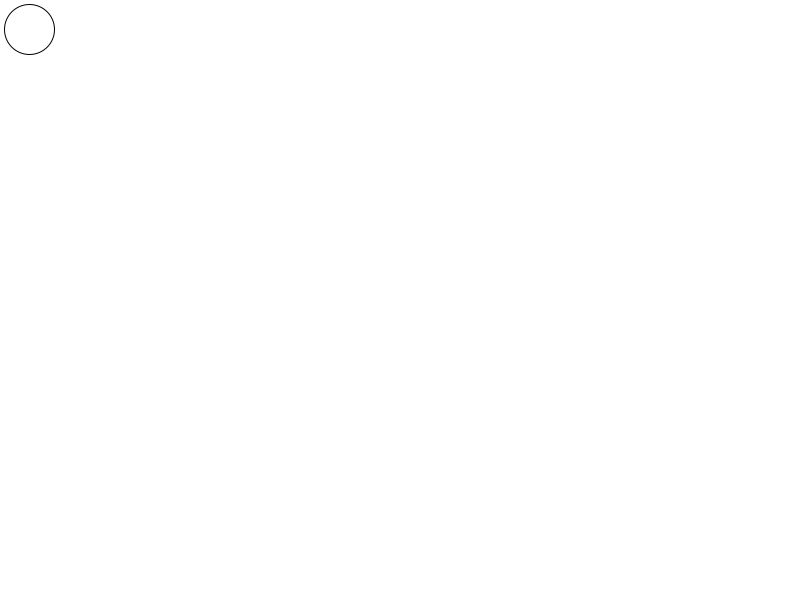
Frame 1 (no input)
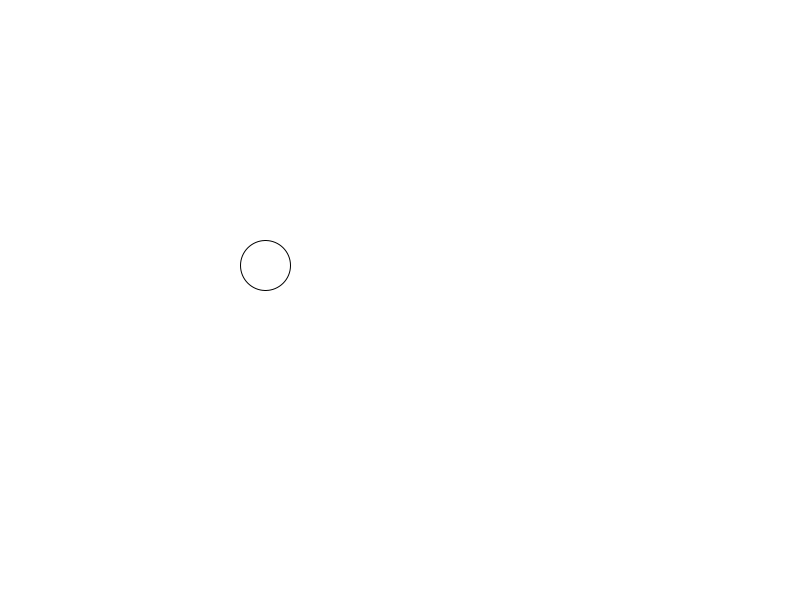
Frame 60 (the mouse pressed at the canvas centre just before this capture)
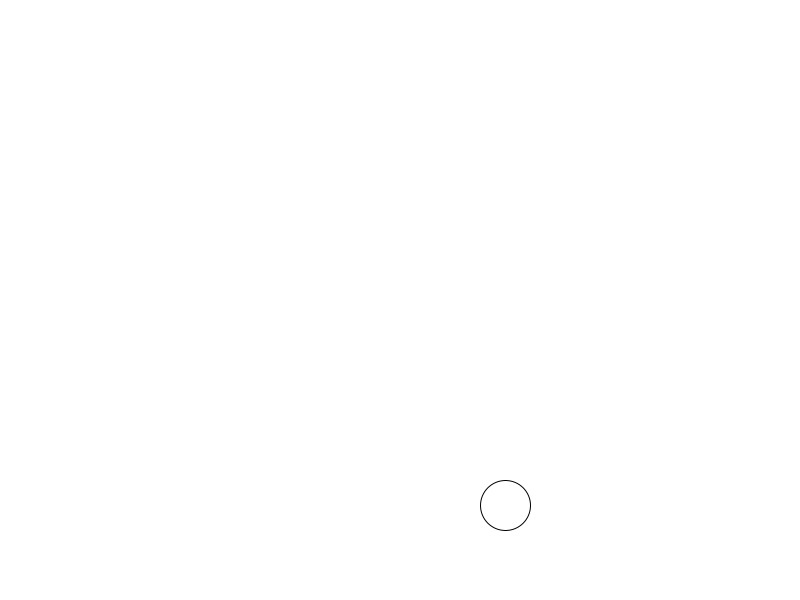
Frame 120 (the mouse held since frame 60 and released just before this capture)

The Processing sketch that drew these frames (run headless with seeded random() and noise(); from frame 60 on, the mouse is pressed at the canvas centre):

// Processing sketch: test3_2
// ── test3_2.pde
float x = 25;
float y = 25;


float vx = 4;
float vy = 4;

void setup() {
    size(800, 600);
}

void draw() {
    background(255);
    x += vx;
    y += vy;
    if (x + 25 > width || x < 25) {
        vx = -vx;
        vx *= 1.15;
        vx = Math.max(Math.min(vx, 10.0), -10.0);
    }
    if (y + 25 > height || y < 25) {
        vy = -vy;
        vy *= 1.15;
        vy = Math.max(Math.min(vy, 10.0), -10.0);
    }
    ellipse(x, y, 50, 50);
}
